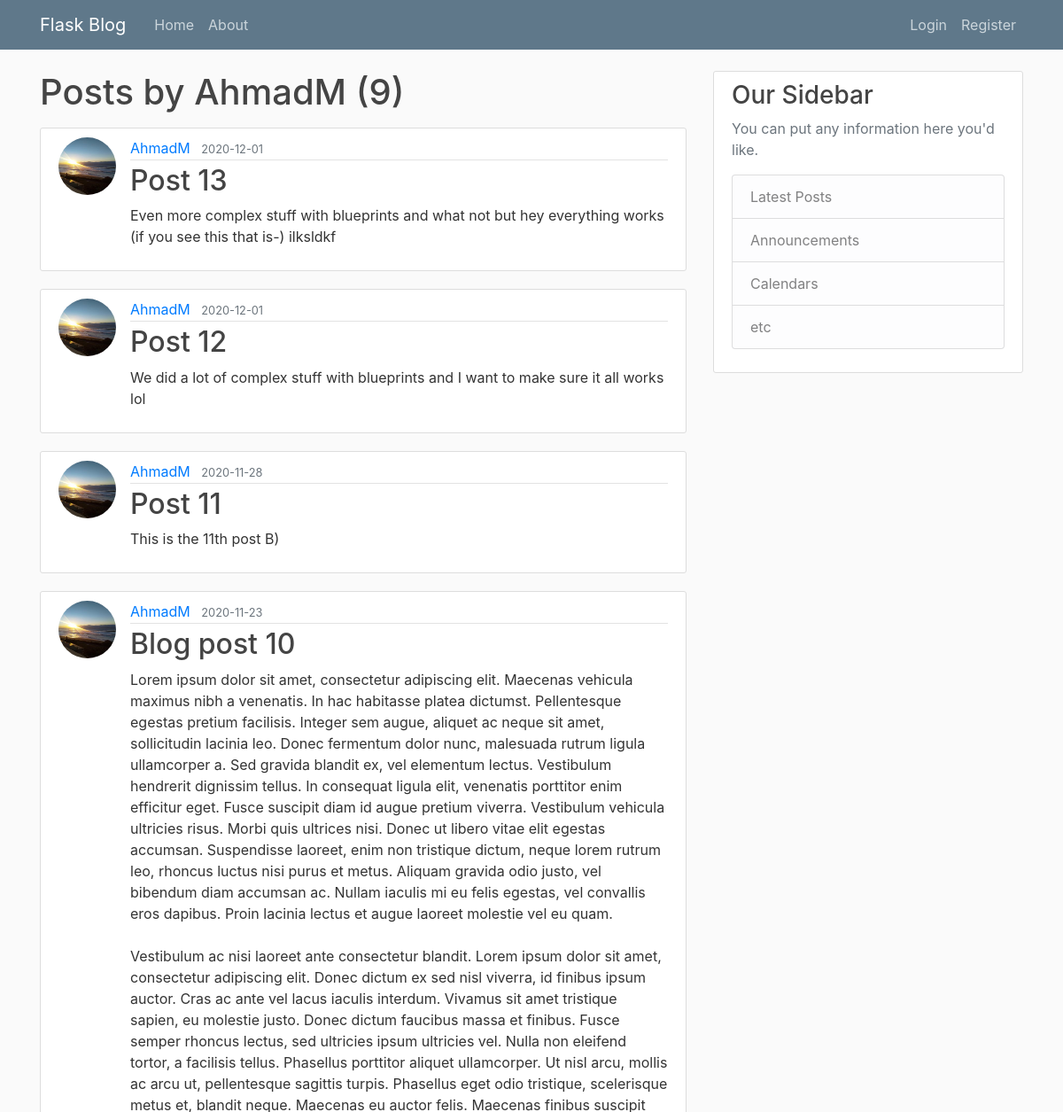
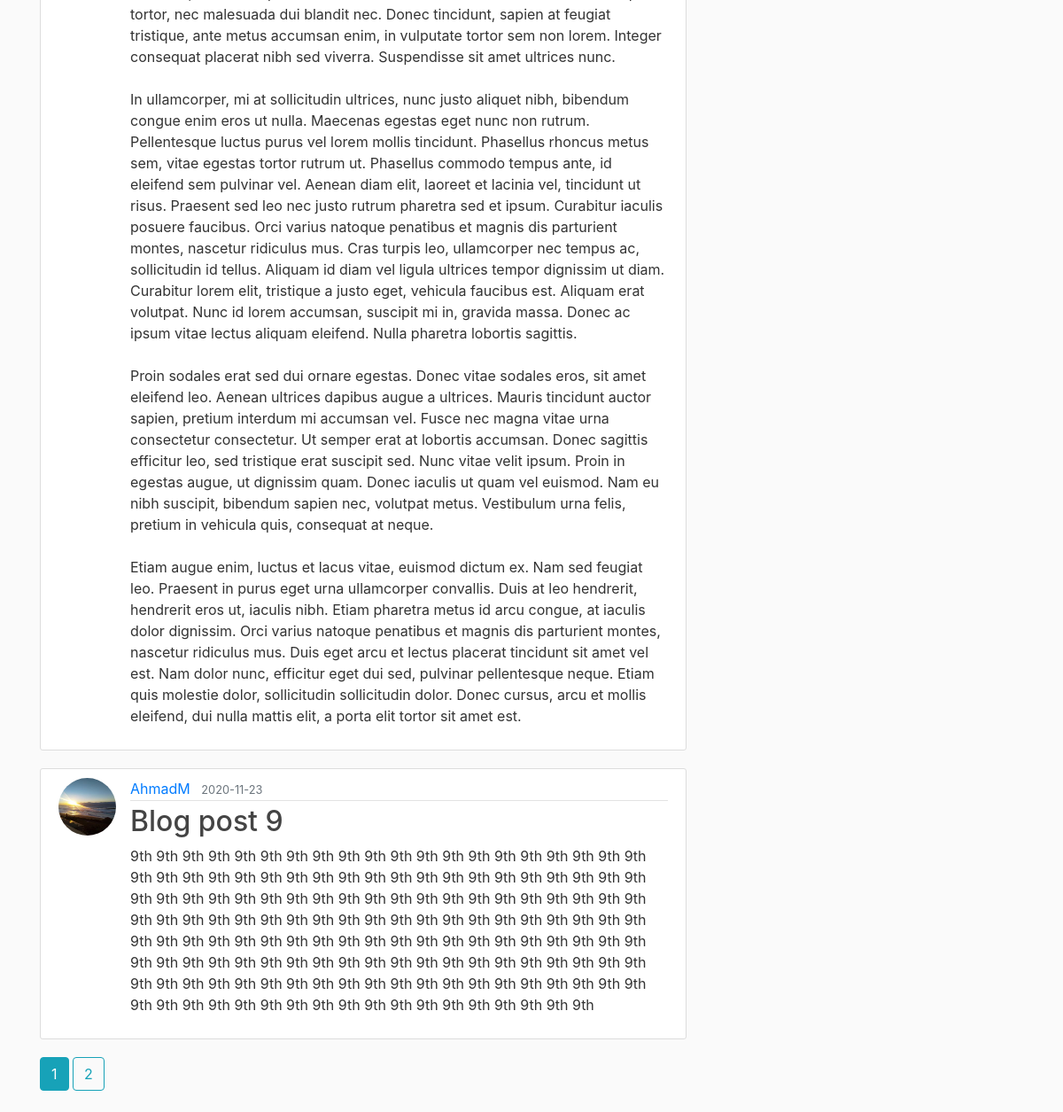
/user/AhmadM, run on an earlier commit of the app's database (2 pictures, top to bottom).
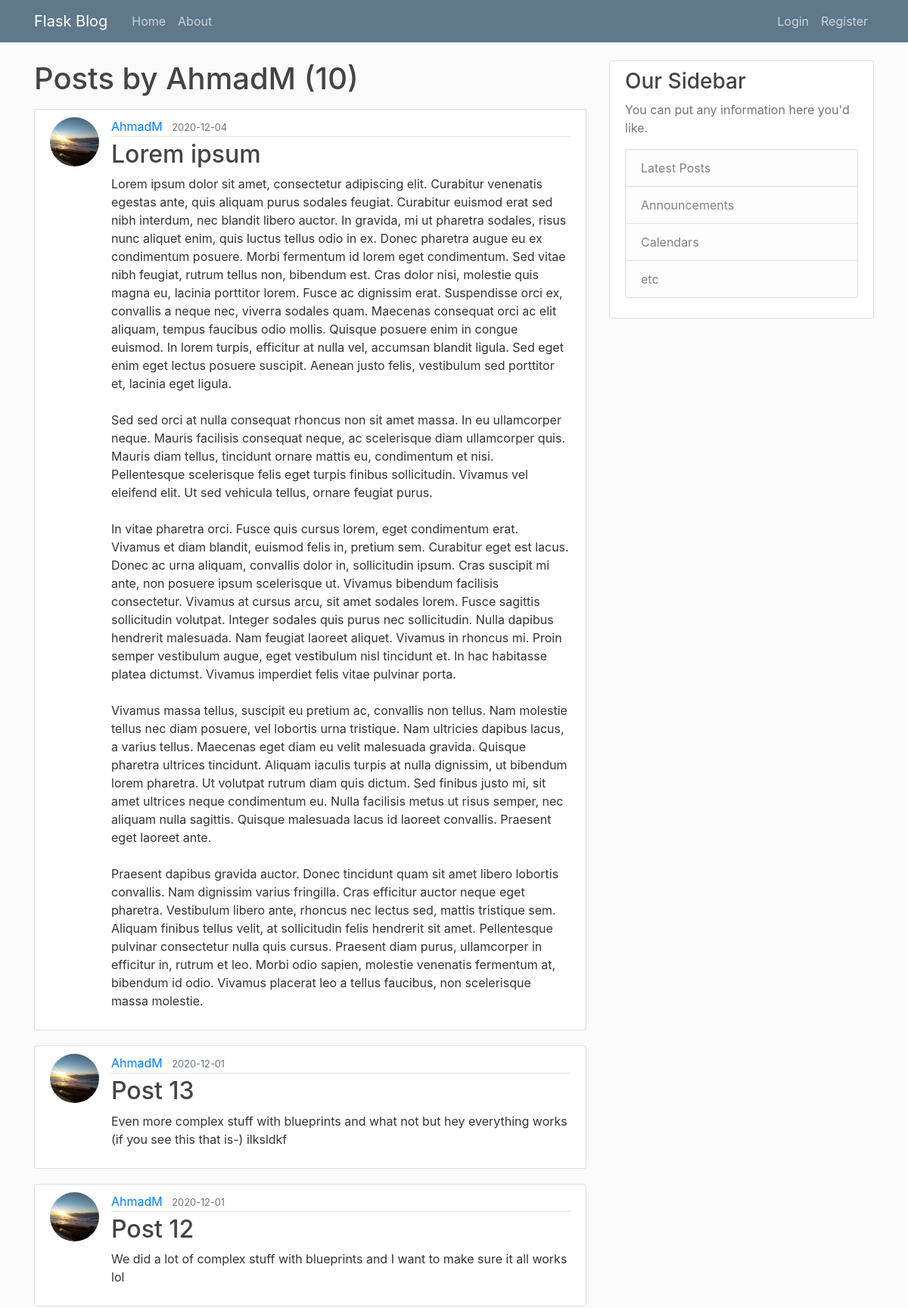
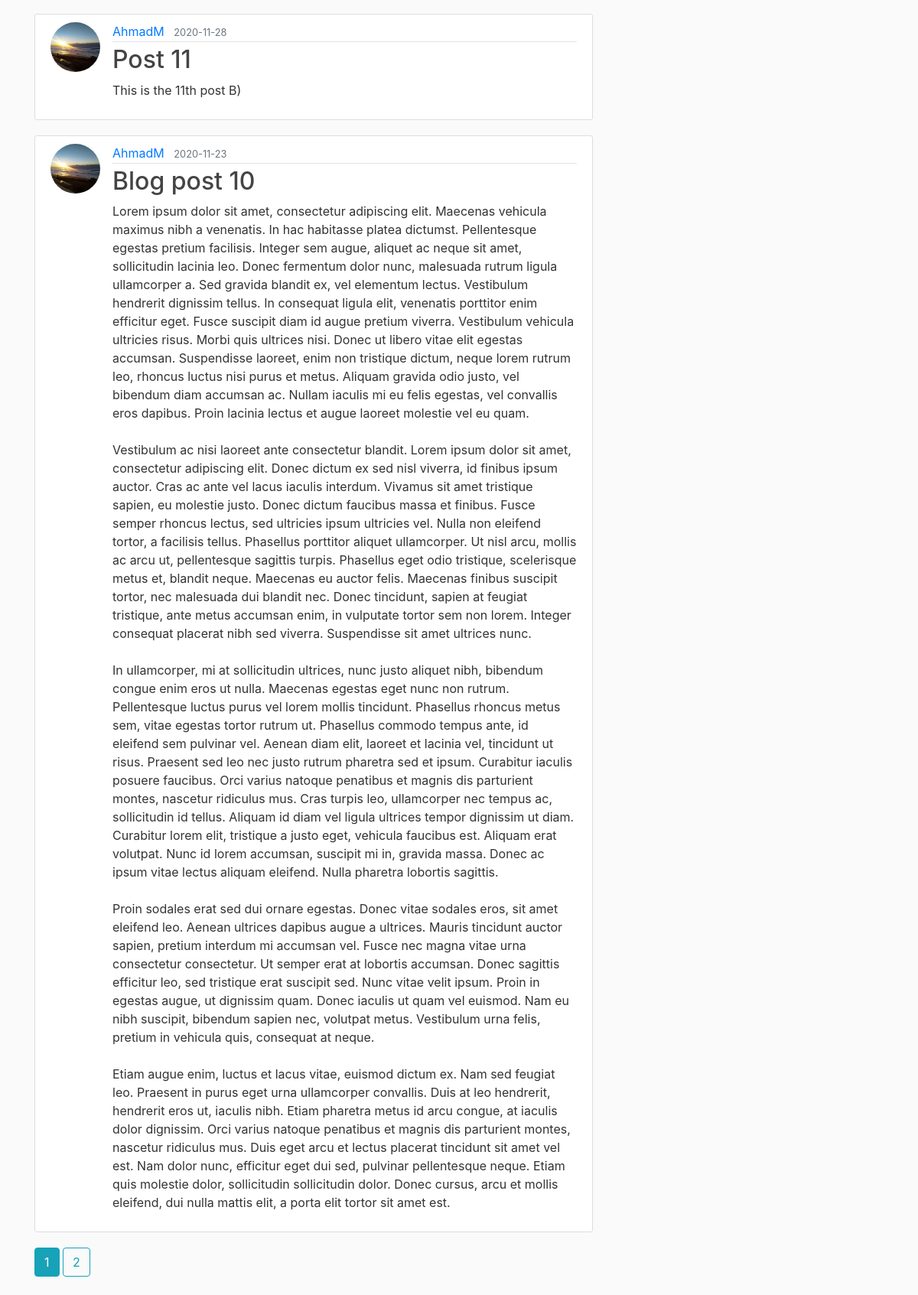
And on a later commit of the database (2 pictures, top to bottom).
### flaskblog/models.py (models this page shows, shortened)
class Post(db.Model):
    id = db.Column(db.Integer, primary_key=True)
    title = db.Column(db.String(100), nullable=False)
    date_posted = db.Column(db.DateTime, nullable=False, default=datetime.utcnow)
    content = db.Column(db.Text, nullable=False)
    user_id = db.Column(db.Integer, db.ForeignKey('user.id'), nullable=False)

class User(db.Model, UserMixin):
    id = db.Column(db.Integer, primary_key=True)
    username = db.Column(db.String(20), unique=True, nullable=False)
    email = db.Column(db.String(120), unique=True, nullable=False)
    image_file = db.Column(db.String(20), nullable=False, default='default.jpg')
    password = db.Column(db.String(60), nullable=False)
    posts = db.relationship('Post', backref='author', lazy=True)

### flaskblog/users/routes.py (the view)
@users.route("/user/<string:username>")
def user_posts(username):
    page = request.args.get('page', 1, type=int)
    user = User.query.filter_by(username=username).first_or_404()
    posts = Post.query.filter_by(author=user).order_by(Post.date_posted.desc()).paginate(page=page, per_page=5)
    return render_template('user_posts.html', posts=posts, user=user)

### flaskblog/templates/user_posts.html
{% extends "layout.html" %}
{% block content %}
    <h1 class="mb-3">Posts by {{ user.username }} ({{ posts.total }})</h1>
    {% for post in posts.items %}
        <article class="media content-section">
            <img class="rounded-circle article-img" src="{{ url_for('static', filename='profile_pics/' + post.author.image_file) }}">
            <div class="media-body">
                <div class="article-metadata">
                    <a class="mr-2" href="{{ url_for('users.user_posts', username=post.author.username) }}">{{ post.author.username }}</a>
                    <small class="text-muted">{{ post.date_posted.strftime('%Y-%m-%d') }}</small>
                </div>
                <h2><a class="article-title" href="{{ url_for('posts.post', post_id=post.id) }}">{{ post.title }}</a></h2>
                <p class="article-content">{{ post.content }}</p>
            </div>
        </article>
    {% endfor %}
    {% for page_num in posts.iter_pages(left_edge=1, right_edge=1, left_current=1, right_current=2) %}
        {% if page_num %}
            {% if posts.page == page_num %}
                <a class="btn btn-info mb-4" href="{{ url_for('users.user_posts', username=user.username, page=page_num) }}">{{ page_num }}</a>
            {% else %}
                <a class="btn btn-outline-info mb-4" href="{{ url_for('users.user_posts', username=user.username, page=page_num) }}">{{ page_num }}</a>
            {% endif %}
        {% else %}
            ...
        {% endif %}
    {% endfor %}
{% endblock content %}

What changed in the data, as far as the page shows it:
no longer on this page (row unchanged): Post: image_file (picture), author.username "AhmadM", date_posted "2020-11-23", title "Blog post 9", content "9th 9th 9th 9th 9th 9th 9th 9th 9th 9th 9th 9th 9th 9th 9th 9th 9th 9th 9th 9th 9th 9th 9th 9th 9th 9th 9th 9th 9th 9th 9th 9th 9th 9th 9th 9th 9th 9th 9th 9th 9th 9th 9th 9th 9th 9th 9th 9th 9th 9th 9th 9th 9th 9th 9th 9th 9th 9th 9th 9th 9th 9th 9th 9th 9th 9th 9th 9th 9th 9th 9th 9th 9th 9th 9th 9th 9th 9th 9th 9th 9th 9th 9th 9th 9th 9th 9th 9th 9th 9th 9th 9th 9th 9th 9th 9th 9th 9th 9th 9th 9th 9th 9th 9th 9th 9th 9th 9th 9th 9th 9th 9th 9th 9th 9th 9th 9th 9th 9th 9th 9th 9th 9th 9th 9th 9th 9th 9th 9th 9th 9th 9th 9th 9th 9th 9th 9th 9th 9th 9th 9th 9th 9th 9th 9th 9th 9th 9th 9th 9th 9th 9th 9th 9th 9th 9th 9th 9th"
added Post: image_file (picture), author.username "AhmadM", date_posted "2020-12-04", title "Lorem ipsum", content "Lorem ipsum dolor sit amet, consectetur adipiscing elit. Curabitur venenatis egestas ante, quis aliquam purus sodales feugiat. Curabitur euismod erat sed nibh interdum, nec blandit libero auctor. In gravida, mi ut pharetra sodales, risus nunc aliquet enim, quis luctus tellus odio in ex. Donec pharetra augue eu ex condimentum posuere. Morbi fermentum id lorem eget condimentum. Sed vitae nibh feugiat, rutrum tellus non, bibendum est. Cras dolor nisi, molestie quis magna eu, lacinia porttitor lorem. Fusce ac dignissim erat. Suspendisse orci ex, convallis a neque nec, viverra sodales quam. Maecenas consequat orci ac elit aliquam, tempus faucibus odio mollis. Quisque posuere enim in congue…"
Also different on the page:
{{ posts.total }}: "9" → "10"
